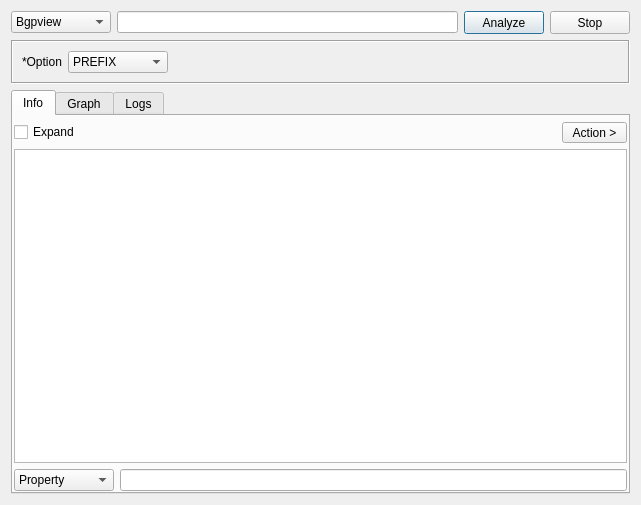
<?xml version="1.0" encoding="UTF-8"?>
<ui version="4.0">
 <class>CidrTool</class>
 <widget class="QDialog" name="CidrTool">
  <property name="geometry">
   <rect>
    <x>0</x>
    <y>0</y>
    <width>641</width>
    <height>505</height>
   </rect>
  </property>
  <property name="windowTitle">
   <string>Dialog</string>
  </property>
  <layout class="QVBoxLayout" name="verticalLayout_3">
   <item>
    <layout class="QHBoxLayout" name="horizontalLayout_2">
     <item>
      <widget class="QComboBox" name="comboBoxEngine">
       <property name="minimumSize">
        <size>
         <width>100</width>
         <height>0</height>
        </size>
       </property>
       <item>
        <property name="text">
         <string>Bgpview</string>
        </property>
       </item>
      </widget>
     </item>
     <item>
      <widget class="QLineEdit" name="lineEditTarget"/>
     </item>
     <item>
      <widget class="QPushButton" name="buttonAnalyze">
       <property name="minimumSize">
        <size>
         <width>75</width>
         <height>23</height>
        </size>
       </property>
       <property name="text">
        <string>Analyze</string>
       </property>
      </widget>
     </item>
     <item>
      <widget class="QPushButton" name="buttonStop">
       <property name="minimumSize">
        <size>
         <width>75</width>
         <height>23</height>
        </size>
       </property>
       <property name="text">
        <string>Stop</string>
       </property>
      </widget>
     </item>
    </layout>
   </item>
   <item>
    <widget class="QFrame" name="frame">
     <property name="frameShape">
      <enum>QFrame::Box</enum>
     </property>
     <property name="frameShadow">
      <enum>QFrame::Sunken</enum>
     </property>
     <layout class="QHBoxLayout" name="horizontalLayout">
      <item>
       <widget class="QLabel" name="label">
        <property name="text">
         <string>*Option</string>
        </property>
       </widget>
      </item>
      <item>
       <widget class="QComboBox" name="comboBoxOption">
        <property name="minimumSize">
         <size>
          <width>100</width>
          <height>0</height>
         </size>
        </property>
        <item>
         <property name="text">
          <string>PREFIX</string>
         </property>
        </item>
       </widget>
      </item>
      <item>
       <spacer name="horizontalSpacer">
        <property name="orientation">
         <enum>Qt::Horizontal</enum>
        </property>
        <property name="sizeHint" stdset="0">
         <size>
          <width>40</width>
          <height>20</height>
         </size>
        </property>
       </spacer>
      </item>
     </layout>
    </widget>
   </item>
   <item>
    <widget class="QTabWidget" name="tabWidget">
     <property name="currentIndex">
      <number>0</number>
     </property>
     <widget class="QWidget" name="tabInfo">
      <attribute name="title">
       <string>Info</string>
      </attribute>
      <layout class="QVBoxLayout" name="verticalLayout">
       <property name="leftMargin">
        <number>1</number>
       </property>
       <property name="topMargin">
        <number>6</number>
       </property>
       <property name="rightMargin">
        <number>1</number>
       </property>
       <property name="bottomMargin">
        <number>1</number>
       </property>
       <item>
        <layout class="QHBoxLayout" name="horizontalLayout_3">
         <item>
          <widget class="QCheckBox" name="checkBoxExpand">
           <property name="text">
            <string>Expand</string>
           </property>
          </widget>
         </item>
         <item>
          <spacer name="horizontalSpacer_2">
           <property name="orientation">
            <enum>Qt::Horizontal</enum>
           </property>
           <property name="sizeHint" stdset="0">
            <size>
             <width>40</width>
             <height>20</height>
            </size>
           </property>
          </spacer>
         </item>
         <item>
          <widget class="QToolButton" name="buttonAction">
           <property name="minimumSize">
            <size>
             <width>65</width>
             <height>20</height>
            </size>
           </property>
           <property name="text">
            <string>Action &gt;</string>
           </property>
          </widget>
         </item>
        </layout>
       </item>
       <item>
        <widget class="QTreeView" name="treeResults">
         <property name="acceptDrops">
          <bool>false</bool>
         </property>
         <property name="alternatingRowColors">
          <bool>true</bool>
         </property>
         <property name="selectionMode">
          <enum>QAbstractItemView::SingleSelection</enum>
         </property>
         <attribute name="headerCascadingSectionResizes">
          <bool>true</bool>
         </attribute>
         <attribute name="headerMinimumSectionSize">
          <number>200</number>
         </attribute>
         <attribute name="headerDefaultSectionSize">
          <number>300</number>
         </attribute>
         <attribute name="headerHighlightSections">
          <bool>true</bool>
         </attribute>
        </widget>
       </item>
       <item>
        <layout class="QHBoxLayout" name="horizontalLayout_4">
         <item>
          <widget class="QComboBox" name="comboBoxFilter">
           <property name="minimumSize">
            <size>
             <width>100</width>
             <height>0</height>
            </size>
           </property>
           <item>
            <property name="text">
             <string>Property</string>
            </property>
           </item>
           <item>
            <property name="text">
             <string>Value</string>
            </property>
           </item>
          </widget>
         </item>
         <item>
          <widget class="QLineEdit" name="lineEditFilter"/>
         </item>
        </layout>
       </item>
      </layout>
     </widget>
     <widget class="QWidget" name="tabGraph">
      <attribute name="title">
       <string>Graph</string>
      </attribute>
     </widget>
     <widget class="QWidget" name="tabLogs">
      <attribute name="title">
       <string>Logs</string>
      </attribute>
      <layout class="QVBoxLayout" name="verticalLayout_2">
       <property name="leftMargin">
        <number>1</number>
       </property>
       <property name="topMargin">
        <number>6</number>
       </property>
       <property name="rightMargin">
        <number>1</number>
       </property>
       <property name="bottomMargin">
        <number>1</number>
       </property>
       <item>
        <widget class="QPlainTextEdit" name="plainTextEditLogs"/>
       </item>
      </layout>
     </widget>
    </widget>
   </item>
  </layout>
 </widget>
 <resources/>
 <connections/>
</ui>
